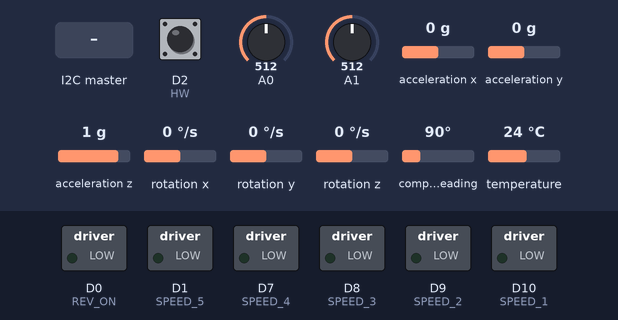
Recording of a sketch running on a simulated Arduino Zero (SAMD21). Shown: switched loads named in the sketch (green lamp = pin HIGH). The inputs (shaded band) are chosen by the test bench; at power-on: D2 (HW) HIGH, A0 = 512, A1 = 512, acceleration x 0 g, acceleration y 0 g, acceleration z 1 g, rotation x 0 °/s, rotation y 0 °/s, rotation z 0 °/s, compass heading 90°, temperature 24 °C. What the sketch prints to the serial monitor is not drawn.

Above: at 1.3 s.
1.4 s: the I2C master sends "A"
At 1.9 s:
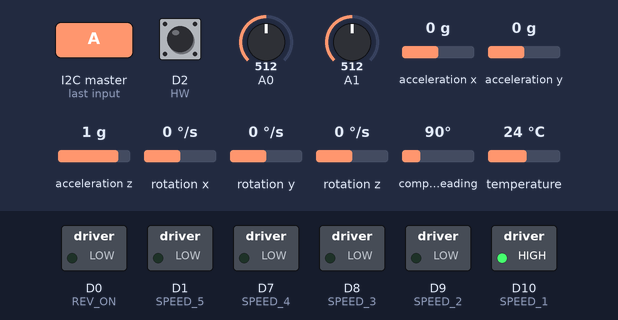
4.4 s: the I2C master sends "R"
At 5.2 s:
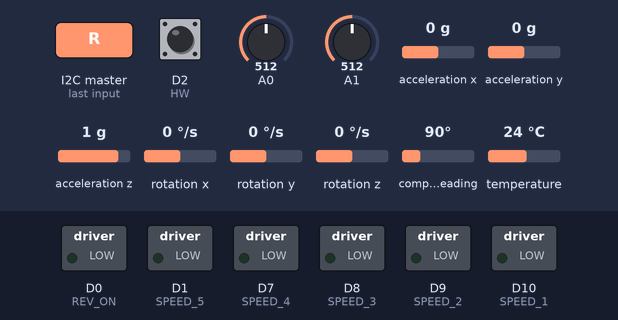
Timing chart, 0 to 7.4 s (numbered marks = the images above; inputs shaded):
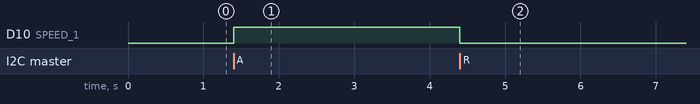

Measured:
- after the input at 1.4 s, D10 (SPEED_1): LOW → HIGH at once
- after the input at 4.4 s, D10 (SPEED_1): HIGH → LOW at once

The sketch:

projectV3.ino
```cpp
#include <Wire.h>
#include <SPI.h>
#include <Adafruit_LSM9DS1.h>
#include <Adafruit_Sensor.h>  // not used in this demo but required!
// i2c
//Adafruit_LSM9DS1 lsm = Adafruit_LSM9DS1();

#define LSM9DS1_SCK A17
#define LSM9DS1_MISO 12
#define LSM9DS1_MOSI A16
#define LSM9DS1_XGCS 5
#define LSM9DS1_MCS 6
#define SPEED_1 10
#define SPEED_2 9
#define SPEED_3 8
#define SPEED_4 7
#define SPEED_5 1 // doesnt work proberly
#define REV_ON 0
#define HU 4
#define HW 2
#define HV 3
#define dataToSendLength 20
#define GEARBOX_RATIO 10
#define piNum 3.141592653589793

//i2c
#define SLAVE_ADDRESS 0x05
//omega
#define ENC_COUNT_REV 16

typedef union
{
  short number;
  uint8_t bytes[2];
} SHORTUNION_t;
typedef union
{
  float number;
  uint8_t bytes[4];
} FLOATUNION_t;
SHORTUNION_t myShort;
SHORTUNION_t myShort2;
SHORTUNION_t torqueUni;
float torqueTest=0;
int anglePlot=0;


// You can also use software SPI
//Adafruit_LSM9DS1 lsm = Adafruit_LSM9DS1(LSM9DS1_SCK, LSM9DS1_MISO, LSM9DS1_MOSI, LSM9DS1_XGCS, LSM9DS1_MCS);
// Or hardware SPI! In this case, only CS pins are passed in
Adafruit_LSM9DS1 lsm = Adafruit_LSM9DS1(LSM9DS1_XGCS, LSM9DS1_MCS);

//setting up global vars;
char number[50];
char state = 'i';
bool done = false;
byte stage = -1;
short indexR = 0;
short int counter = 0;


#define FLOATS_SENT 1
float data[FLOATS_SENT];
char dataToSend[dataToSendLength];
//IMU
FLOATUNION_t  accelerationX;
FLOATUNION_t  accelerationY;
FLOATUNION_t  accelerationZ;
float  magneticX;
float  magneticY;
float  magneticZ;

float  gyroX;
float  gyroY;
float  gyroZ;

float  v1;
// CURRENT SENSOR
const int numReadings = 10;
float readings[numReadings];      // the readings from the analog input
int indexI = 0;                  // the index of the current reading
float total = 0;                  // the running total
float average = 0;                // the average

float currentValue = 0;


//for omega and angle.number
volatile long encoderValue = 0;
volatile long encoderValuePrev=0;
int interval = 5;            // One-second interval for measurements
volatile float previousMillis = 0;          // Counters for milliseconds during interval
volatile float currentMillis = 0;
volatile float omega = 0;              // Variable for omega measuerment
volatile long angleMotor=0;
volatile long prevAngleMotor=0;
volatile SHORTUNION_t angle;
volatile int prevAngle=0;


//sequence vars
bool pause = true;
long currentSequenceMillis = 0;
long prevSequenceMillis = 0;


void setupSensor()
{
  //gyro setup
  // 1.) Set the accelerometer range
  lsm.setupAccel(lsm.LSM9DS1_ACCELRANGE_2G);
  //lsm.setupAccel(lsm.LSM9DS1_ACCELRANGE_4G);
  //lsm.setupAccel(lsm.LSM9DS1_ACCELRANGE_8G);
  //lsm.setupAccel(lsm.LSM9DS1_ACCELRANGE_16G);

  // 2.) Set the magnetometer sensitivity
  lsm.setupMag(lsm.LSM9DS1_MAGGAIN_4GAUSS);
  //lsm.setupMag(lsm.LSM9DS1_MAGGAIN_8GAUSS);
  //lsm.setupMag(lsm.LSM9DS1_MAGGAIN_12GAUSS);
  //lsm.setupMag(lsm.LSM9DS1_MAGGAIN_16GAUSS);

  // 3.) Setup the gyroscope
  lsm.setupGyro(lsm.LSM9DS1_GYROSCALE_245DPS);
  //lsm.setupGyro(lsm.LSM9DS1_GYROSCALE_500DPS);
  //lsm.setupGyro(lsm.LSM9DS1_GYROSCALE_2000DPS);


}

void setup()
{
  angle.number = 0;
  angleMotor=0;
    pinMode(SPEED_1, OUTPUT);
    pinMode(SPEED_2, OUTPUT);
  pinMode(SPEED_3, OUTPUT);
  pinMode(SPEED_4, OUTPUT);
  pinMode(SPEED_5, OUTPUT);
  pinMode(REV_ON, OUTPUT);
  digitalWrite(SPEED_1,LOW);
  digitalWrite(SPEED_2,LOW);
  digitalWrite(SPEED_3,LOW);
  digitalWrite(SPEED_4,LOW);
  digitalWrite(SPEED_5,LOW);
  digitalWrite(REV_ON, LOW);


  Serial.begin(9600);

  // setup i2c comm
  Wire.begin(SLAVE_ADDRESS);
  // define callbacks for i2c communication
  Wire.onReceive(receiveData);
  Wire.onRequest(sendData);
  /* while (!SerialUSB) {
     delay(1); // will pause Zero, Leonardo, etc until SerialUSB console opens
    }
  */

  delay(100);
  SerialUSB.println("LSM9DS1 data read demo");

  // Try to initialise and warn if we couldn't detect the chip
  /* if (!lsm.begin())
    {
     SerialUSB.println("Oops ... unable to initialize the LSM9DS1. Check your wiring!");
     while (1);
    }
  */
  SerialUSB.println("Found LSM9DS1 9DOF");

  // helper to just set the default scaling we want, see above!
  setupSensor();


  //setup outputs
  pinMode(SPEED_1, OUTPUT);
    pinMode(SPEED_2, OUTPUT);
  pinMode(SPEED_3, OUTPUT);
  pinMode(SPEED_4, OUTPUT);
  pinMode(SPEED_5, OUTPUT);
  pinMode(REV_ON, OUTPUT);

  pinMode(HV, INPUT_PULLUP);
  pinMode(HW, INPUT_PULLUP);
  pinMode(HU, INPUT_PULLUP);
  attachInterrupt(digitalPinToInterrupt(HW), updateEncoder, CHANGE);
 // attachInterrupt(digitalPinToInterrupt(HV), updateEncoder, CHANGE);
 // attachInterrupt(digitalPinToInterrupt(HU), updateEncoder, CHANGE);
  previousMillis = millis();
}

void readNprintGyro() {
  lsm.read();  /* ask it to read in the data */

  /* Get a new sensor event */
  sensors_event_t a, m, g, temp;

  lsm.getEvent(&a, &m, &g, &temp);

  accelerationX.number = a.acceleration.x;
  accelerationY.number = a.acceleration.y;
  accelerationZ.number = a.acceleration.z;

  magneticX = m.magnetic.x;
  magneticY = m.magnetic.y;
  magneticZ = m.magnetic.z;

  gyroX = g.gyro.x;
  gyroY = g.gyro.y;
  gyroZ = g.gyro.z;

/*

  SerialUSB.print("Accel X: "); SerialUSB.print(a.acceleration.x); SerialUSB.print(" m/s^2");
  SerialUSB.print("\tY: "); SerialUSB.print(a.acceleration.y);     SerialUSB.print(" m/s^2 ");
  SerialUSB.print("\tZ: "); SerialUSB.print(a.acceleration.z);     SerialUSB.println(" m/s^2 ");

      SerialUSB.print("Mag X: "); SerialUSB.print(m.magnetic.x);   SerialUSB.print(" gauss");
      SerialUSB.print("\tY: "); SerialUSB.print(m.magnetic.y);     SerialUSB.print(" gauss");
      SerialUSB.print("\tZ: "); SerialUSB.print(m.magnetic.z);     SerialUSB.println(" gauss");

      SerialUSB.print("Gyro X: "); SerialUSB.print(g.gyro.x);   SerialUSB.print(" dps");
      SerialUSB.print("\tY: "); SerialUSB.print(g.gyro.y);      SerialUSB.print(" dps");
      SerialUSB.print("\tZ: "); SerialUSB.print(g.gyro.z);      SerialUSB.println(" dps");

      SerialUSB.println();
*/
  //delay(20);
}//readNprintGryo

void readCurrent() {
  total = total - readings[indexI];
  readings[indexI] = analogRead(1); //Raw data reading
  readings[indexI] = (readings[indexI] - 510) * 3.3 / 1024 / 0.04 - 0.04; //Data processing:510-raw data from analogRead when the input is 0; 5-5v; the first 0.04-0.04V/A(sensitivity); the second 0.04-offset val;
  total = total + readings[indexI];
  indexI = indexI + 1;
  if (indexI >= numReadings)
    indexI = 0;
  average = total / numReadings; //Smoothing algorithm (http://www.arduino.cc/en/Tutorial/Smoothing)
  currentValue = average; // Current is stored in this variable
  //SerialUSB.println(currentValue); // Print the current
}

void updateEncoder() {
  encoderValue++;
}
void readangle() {
  //angle.number = encoderValue * 30;
  angleMotor=encoderValue*60;
}
void readNprintVolt() {
  float Ain = analogRead(AR_DEFAULT);


  // calculate the voltage
  // use 5.0 for a 5.0V ADC reference voltage
  // 5.015V is the calibrated reference voltage
  v1 = 6.6*(Ain * 3.3) / 1024.0;
  // send voltage for display on SerialUSB Monitor
  // voltage multiplied by 11 when using voltage divider that
  // divides by 11. 11.132 is the calibrated voltage divide
  // value
  // SerialUSB.print(v1 * 11.132);
  // SerialUSB.println (" V");
}
void readOmega() {
  currentMillis = millis();
  readangle();
  if (currentMillis - previousMillis >= interval) {
    omega = (float)((angleMotor-prevAngleMotor)*2*3.14/360)/(abs(currentMillis - previousMillis)*0.001);//abs((currentMillis - previousMillis)));
    prevAngleMotor=angleMotor;
    previousMillis = currentMillis;
    //encoderValue = 0;

  }

}//readOmega

void readTorque() {
  if(abs(omega)>=0.1){
  torqueUni.number= (currentValue * v1*GEARBOX_RATIO) / (omega);
  torqueTest=(currentValue * v1*GEARBOX_RATIO) / (omega);
  }else {
    torqueUni.number=0;
    torqueTest=0;
  }
}
void receiveData(int byteCount) {
  SerialUSB.println("GOT SOME");
  int i = 0;
  while (Wire.available()) {
    number[i] = Wire.read();
    SerialUSB.println(number[i]);

    i++;
  }
  number[i] = '\0';

  //commands the sequence
  if (number[0] == 'A') {
    number[0] = 'n'; // just to get rid of it
    stage = 0;
    angle.number = 0;
    angleMotor=0;
    encoderValue=0;
    pause = false;
  } else if (number[0] == 'B') {
    number[0] = 'n'; // just to get rid of it
    stage=100;
    angle.number = 0;
    angleMotor=0;
    encoderValue=0;
    pause = false;

  }
  if (number[0] == 'P') {         //pause
    number[0] = 'n'; // just to get rid of it

    //stop
    pause = true;
  }
  if (number[0] == 'R') {         //reset
    number[0] = 'n'; // just to get rid of it

    pause = true;
    stage = -1;
    state = 'i';
    angle.number = 0;
    encoderValue=0;
    digitalWrite(SPEED_1,LOW);
    digitalWrite(SPEED_2,LOW);
    digitalWrite(SPEED_3,LOW);
    digitalWrite(SPEED_4,LOW);
    digitalWrite(SPEED_5,LOW);
    digitalWrite(REV_ON,LOW);
  }
 // SerialUSB.print(number);
}  // end while


void buildDataToSend() {
  dataToSend[0] = state;
  dataToSend[1] = stage;
  dataToSend[2] = angle.bytes[0];
  dataToSend[3] = angle.bytes[1];
  dataToSend[4] = torqueUni.bytes[0];
  dataToSend[5] = torqueUni.bytes[1];
  dataToSend[6] = accelerationX.bytes[0];
  dataToSend[7] = accelerationX.bytes[1];
  dataToSend[8] = accelerationX.bytes[2];
  dataToSend[9] = accelerationX.bytes[3];
  dataToSend[10] = accelerationY.bytes[0];
  dataToSend[11] = accelerationY.bytes[1];
  dataToSend[12] = accelerationY.bytes[2];
  dataToSend[13] = accelerationY.bytes[3];
  dataToSend[14] = accelerationZ.bytes[0];
  dataToSend[15] = accelerationZ.bytes[1];
  dataToSend[16] = accelerationZ.bytes[2];
  dataToSend[17] = accelerationZ.bytes[3];
  dataToSend[18] = 0;
  dataToSend[19] = 0;
  dataToSend[20] = 0;

}
void sendData() {
  Wire.write(dataToSend[indexR]);
  ++indexR;
  if (indexR >= dataToSendLength) {
    indexR = 0;
  }
  delay(10);
}

void sequenceA() {
  currentSequenceMillis = millis();
 if(state=='e' && stage==4){
  SerialUSB.println(torqueTest);
  delay(20000);
 }
  if (state == 'e' && stage == 3) {
        //digitalWrite(SPEED_1, LOW);
        if(torqueTest<=1){
        stage=4;
        }
        //SerialUSB.println("STAGE 1");
        prevSequenceMillis = millis();
        SerialUSB.print("FINAL2 ");//SerialUSB.print(angleMotor/GEARBOX_RATIO);
        SerialUSB.println(torqueTest);


      }

  if (state == 'e' && stage == 2 && (torqueTest>=1.2)) {
        digitalWrite(SPEED_1, LOW);
        //digitalWrite(SPEED_5,HIGH);
        stage=3;
        SerialUSB.print("FINAL");SerialUSB.println(torqueTest);
        prevSequenceMillis = millis();
        angleMotor=0;
        encoderValue=0;

      }
  if (state == 'e' && stage == 1 && ((angleMotor/GEARBOX_RATIO ) >= 360*20)) {
      //digitalWrite(SPEED_1, LOW);
      //digitalWrite(SPEED_2,HIGH);
      stage=2;
      //SerialUSB.println("STAGE 1");
      prevSequenceMillis = millis();

    }
  if (state == 'i' && stage == 0) {
    state = 'e';
    //start low speed
    angle.number = 0;
    angleMotor=0;
    torqueTest=0;
    encoderValue=0;
    digitalWrite(SPEED_1, HIGH);
    stage = 1;
    prevSequenceMillis = millis();
    //SerialUSB.println("STAGE0");
  }
  //delay(10); //some value between 3 and 15 to take account for the rise time of the relays


}

void sequenceB() {
  currentSequenceMillis = millis();
  readangle();

  if (state == 'e' && stage == 101 && (angleMotor/GEARBOX_RATIO ) >= 20) {
    digitalWrite(SPEED_1, LOW);
    //SerialUSB.println("STAGE 1");
    state='f';
    stage=102;
  }

  if (state == 'i' && stage == 100) {
    state = 'e';
    //start low speed
    angle.number = 0;
    angleMotor=0;
    encoderValue=0;
    digitalWrite(SPEED_1, HIGH);
    stage = 101;
    prevSequenceMillis = millis();
    prevAngle=0;
    //SerialUSB.println("STAGE0");
  }
}

void loop()
{


  sequenceA();
  sequenceB();
  readangle();
  readOmega();
  readNprintGyro();
  readNprintVolt();
  readCurrent();
  readTorque();
  buildDataToSend();
  //SerialUSB.print("STAGE : "); SerialUSB.print(stage); SerialUSB.print(" Encoder : "); SerialUSB.print(encoderValue);
  //SerialUSB.print(" CURRENT : ");
  SerialUSB.print(currentValue);
   //SerialUSB.print(" angleMotor : "); SerialUSB.print(angleMotor);
   //SerialUSB.print(" omega : ");
    SerialUSB.print(" ");
   SerialUSB.print(omega);
   SerialUSB.print(" ");
    //SerialUSB.print("Voltage : ");
    SerialUSB.print(v1);
    SerialUSB.print(" ");
    //SerialUSB.print(" STAGE  : "); SerialUSB.print(stage);
    //SerialUSB.print("Torque : ");
    SerialUSB.println(torqueTest);// SerialUSB.print("  "); SerialUSB.print(omega); SerialUSB.print("   ");
    //SerialUSB.println(angleMotor/GEARBOX_RATIO);


}
```
